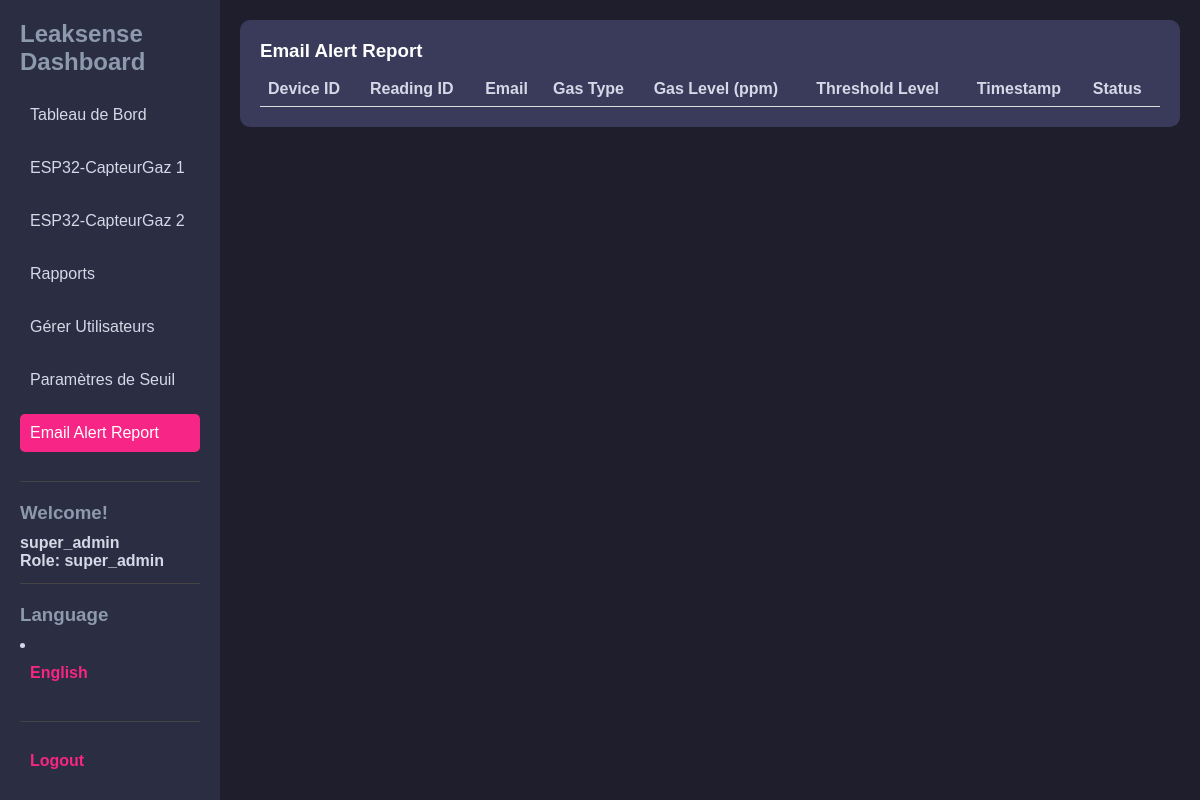
Before: /dashboard/email_alert_report_fr.php (signed in) with the older database file.
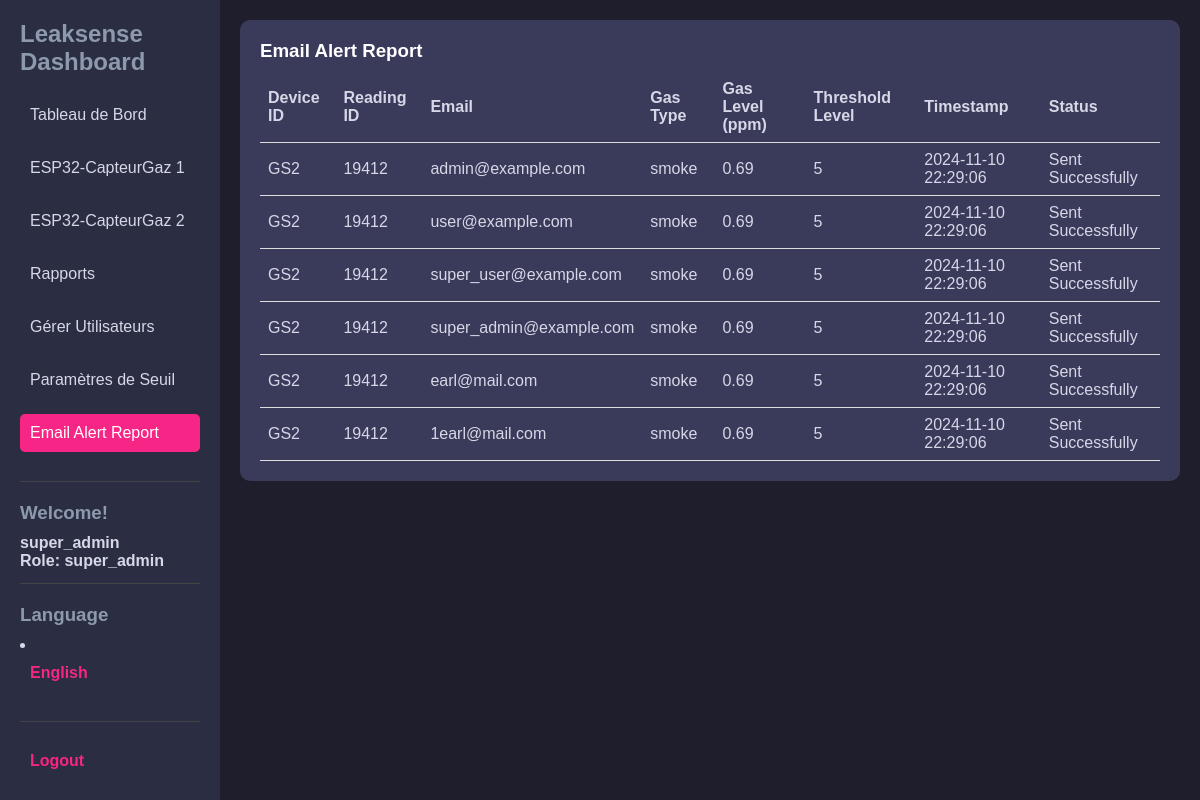
After: the same page with the newer database file.
### tables this page shows
CREATE TABLE `alert` (
  `alertID` int(11) NOT NULL,
  `deviceID` varchar(11) DEFAULT NULL,
  `readingID` int(11) DEFAULT NULL,
  `email` varchar(100) NOT NULL,
  `gastype` varchar(20) NOT NULL,
  `gaslevel` float NOT NULL,
  `thresholdlevel` int(11) NOT NULL,
  `timestamp` timestamp NOT NULL DEFAULT current_timestamp(),
  `status` tinyint(1) NOT NULL DEFAULT 0
);

### dashboard/email_alert_report_fr.php (the view, shortened to what this page needs)
<?php
include '../db_connection.php';
$query = "
    SELECT
        deviceID,
        readingID,
        email,
        gastype,
        gaslevel,
        thresholdlevel,
        timestamp,
        status
    FROM
        alert
    ORDER BY
        timestamp DESC
";
$stmt = $pdo->prepare($query);
$stmt->execute();
$email_alert_reports = $stmt->fetchAll(PDO::FETCH_ASSOC);
?>
<!DOCTYPE html>
<html lang="en">
<head>
</head>
<body>
    <div class="dashboard-container">
        <aside class="sidebar">
            <div>
                <h2>Leaksense Dashboard</h2>
                <nav>
                    <ul>
                        <li><a href="dashboard_fr.php">Tableau de Bord</a></li>
                        <li><a href="gs1_fr.php">ESP32-CapteurGaz 1</a></li>
                        <li><a href="gs2_fr.php">ESP32-CapteurGaz 2</a></li>
                        <li><a href="Reports.php">Rapports</a></li>
                        <?php if ($_SESSION['userrole'] !== 'user'): ?>
                            <li><a href="manage_user_fr.php">Gérer Utilisateurs</a></li>
                            <li><a href="Threshold_fr.php">Paramètres de Seuil</a></li>
                            <li><a href="email_alert_report_fr.php"  class="active">Email Alert Report</a></li>
                        <?php endif; ?>
                    </ul>
                </nav>
            </div>
            <div class="bottom-section">
                <h3>Welcome!</h3>
                <h4><?php echo htmlspecialchars($_SESSION['username']); ?></h4>
                <h4>Role: <?php echo htmlspecialchars($_SESSION['userrole']); ?></h4>
            </div>
            <div class="bottom-section">
                <h3>Language</h3>
                <li><a href="email_alert_report.php">English</a></li>
            </div>
            <div class="bottom-section">
                <a href="../logout.php">Logout</a>
            </div>
        </aside>
        <main class="main-dashboard">
            <div class="table-container">
                <h3>Email Alert Report</h3>
                <table>
                    <thead>
                        <tr>
                            <th>Device ID</th>
                            <th>Reading ID</th>
                            <th>Email</th>
                            <th>Gas Type</th>
                            <th>Gas Level (ppm)</th>
                            <th>Threshold Level</th>
                            <th>Timestamp</th>
                            <th>Status</th>
                        </tr>
                    </thead>
                    <tbody>
                        <?php foreach ($email_alert_reports as $report): ?>
                            <tr>
                                <td><?php echo htmlspecialchars($report['deviceID']); ?></td>
                                <td><?php echo htmlspecialchars($report['readingID']); ?></td>
                                <td><?php echo htmlspecialchars($report['email']); ?></td>
                                <td><?php echo htmlspecialchars($report['gastype']); ?></td>
                                <td><?php echo htmlspecialchars($report['gaslevel']); ?></td>
                                <td><?php echo htmlspecialchars($report['thresholdlevel']); ?></td>
                                <td><?php echo htmlspecialchars($report['timestamp']); ?></td>
                                <td><?php echo htmlspecialchars($report['status'] == 1 ? 'Sent Successfully' : 'Failed'); ?></td>
                            </tr>
                        <?php endforeach; ?>
                    </tbody>
                </table>
            </div>
        </main>
    </div>
</body>
</html>

Changed rows visible on the page:
added alert: deviceID "GS2", readingID "19412", email "admin@example.com", gastype "smoke", gaslevel "0.69", thresholdlevel "5", timestamp "2024-11-10 22:29:06", status "Sent Successfully"
added alert: deviceID "GS2", readingID "19412", email "user@example.com", gastype "smoke", gaslevel "0.69", thresholdlevel "5", timestamp "2024-11-10 22:29:06", status "Sent Successfully"
added alert: deviceID "GS2", readingID "19412", email "super_user@example.com", gastype "smoke", gaslevel "0.69", thresholdlevel "5", timestamp "2024-11-10 22:29:06", status "Sent Successfully"
added alert: deviceID "GS2", readingID "19412", email "super_admin@example.com", gastype "smoke", gaslevel "0.69", thresholdlevel "5", timestamp "2024-11-10 22:29:06", status "Sent Successfully"
added alert: deviceID "GS2", readingID "19412", email "earl@mail.com", gastype "smoke", gaslevel "0.69", thresholdlevel "5", timestamp "2024-11-10 22:29:06", status "Sent Successfully"
added alert: deviceID "GS2", readingID "19412", email "1earl@mail.com", gastype "smoke", gaslevel "0.69", thresholdlevel "5", timestamp "2024-11-10 22:29:06", status "Sent Successfully"
